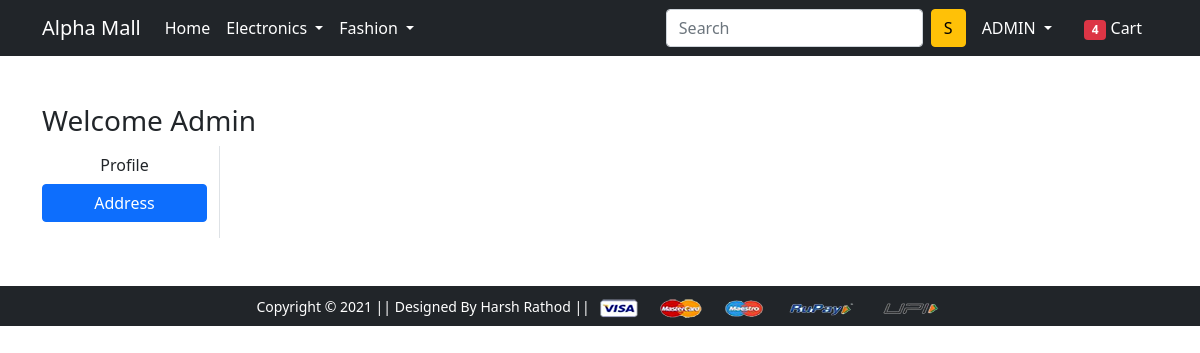
Page /address/ (signed in) on the earlier database version.
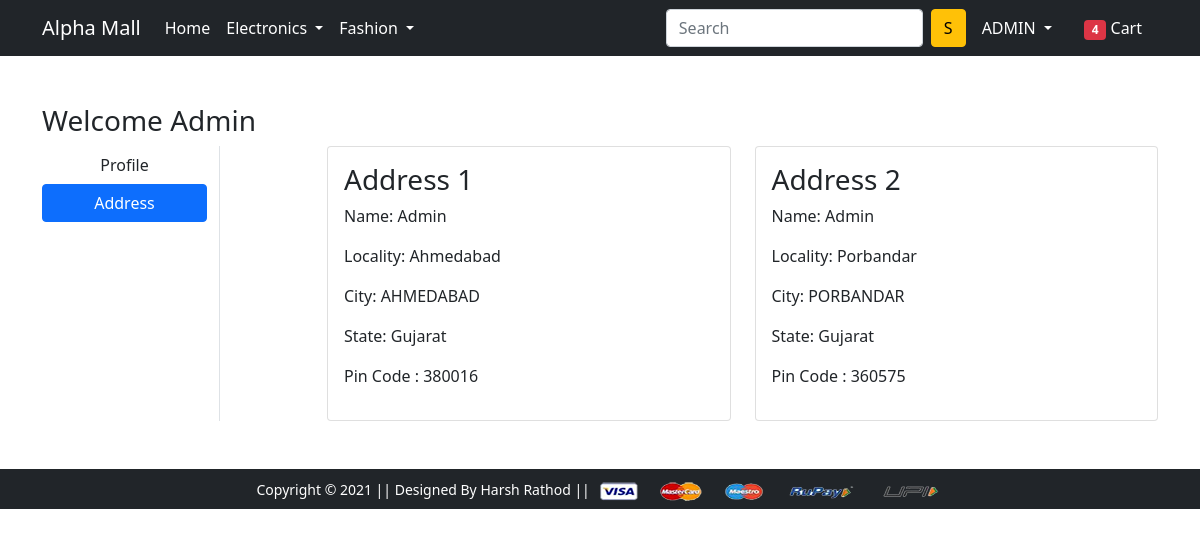
Same page on the later database version.
### app/models.py (models this page shows, shortened)
class Customer(models.Model):
    user = models.ForeignKey(User,on_delete = models.CASCADE)
    Name = models.CharField(max_length=200)
    locality = models.CharField(max_length=200)
    city = models.CharField(max_length=200)
    zipcode = models.IntegerField()
    state = models.CharField(choices=STATE_CHOICES,max_length=200)

### app/views.py (the view)
# urls.py: path('address/', views.address, name='address'),
@login_required
def address(request):
 address = Customer.objects.filter(user=request.user)
 return render(request, 'app/address.html',{'add':address,'active':'btn-primary'})

### app/templates/app/address.html (shortened to what this page needs)
{% extends 'app/base.html' %}
{% load static %}
{% block main-content %}
<div class="container my-5">
 <div class="row">
 <h3>Welcome {{user|capfirst}}</h3>
  <div class="col-sm-2 border-end">
   <ul class="list-unstyled">
    <li class="d-grid"><a href="{% url 'profile' %}" class="btn">Profile</a></li>
    <li class="d-grid"><a href="{% url 'address' %}" class="btn {{active}}">Address</a></li>
   </ul>
  </div>
  <div class="col-sm-9 offset-sm-1">
   <div class="row">
    {% for ad in add  %}
        <div class="col-sm-6">
            <div class="card">
                <div class="card-body">
                <h3>Address {{forloop.counter}}</h3>
                <p>Name: {{ad.Name}}</p>
                <p>Locality: {{ad.locality}}</p>
                <p>City: {{ad.city}}</p>
                <p>State: {{ad.state}}</p>
                <p>Pin Code : {{ad.zipcode}}</p>
                </div>
            </div>
        </div>
    {% endfor %}
   </div>
  </div>
 </div>
</div>
{% endblock main-content %}

### app/templates/app/base.html (shortened to what this page needs)
<!doctype html>
{% load static %}
<html lang="en">
  <head>
    <link href="https://cdn.jsdelivr.net/npm/bootstrap@5.0.0-beta1/dist/css/bootstrap.min.css" rel="stylesheet">
    <link rel="stylesheet" href="{% static 'app/css/owl.carousel.min.css' %}">
    <link rel="stylesheet" href="{% static 'app/css/all.min.css' %}">
    <link rel="stylesheet" href="{% static 'app/css/style.css' %}">
  </head>
  <body>
    <nav class="navbar navbar-expand-lg navbar-dark bg-dark">
     <div class="container">
       <a class="navbar-brand" href="/">Alpha Mall</a>
       <div class="collapse navbar-collapse" id="navbarSupportedContent">
         <ul class="navbar-nav me-auto mb-2 mb-lg-0">
           <li class="nav-item">
             <a class="nav-link active" aria-current="page" href="/">Home</a>
           </li>
           <li class="nav-item dropdown">
             <a class="nav-link dropdown-toggle text-white" href="#" id="electronicsDropdown" role="button" data-bs-toggle="dropdown" aria-expanded="false">
               Electronics
             </a>
           </li>
           <li class="nav-item dropdown">
             <a class="nav-link dropdown-toggle text-white" href="#" id="fashionDropdown" role="button" data-bs-toggle="dropdown" aria-expanded="false">
               Fashion
             </a>
           </li>
         </ul>
         <form class="d-flex">
           <input class="form-control me-2" type="search" placeholder="Search" aria-label="Search">
           <button class="btn btn-warning" type="submit">S</button>
         </form>
         <div>
          <ul class="navbar-nav me-auto mb-2 mb-lg-0">
            {% if request.user.is_authenticated %}
           <li class="nav-item dropdown mx-2">
              <a class="nav-link dropdown-toggle text-white" href="#" id="profileDropdown" role="button" data-bs-toggle="dropdown" aria-expanded="false">
                {{user|upper}}
              </a>
            </li>
            <li class="nav-item mx-2">
             <a href="{% url 'showcart' %}" class="nav-link text-white"><span class="badge bg-danger">4</span> Cart </a>
            </li>
            {% endif %}
          </ul>
         </div>
       </div>
     </div>
    </nav>
    {% block main-content %} {% endblock main-content %}
    <footer class="container-fluid bg-dark text-center p-2 mt-5">
        <small class="text-white">Copyright &copy; 2021 || Designed By Harsh Rathod || </small>
        <img src="{% static 'app/images/payment.png' %}" alt="" srcset="" class="img-fluid" height="2px">
    </footer>
  </body>
</html>

Differences in the rows shown:
added Customer: Name "Admin", locality "Ahmedabad", city "AHMEDABAD", state "Gujarat", zipcode "380016"
added Customer: Name "Admin", locality "Porbandar", city "PORBANDAR", state "Gujarat", zipcode "360575"
